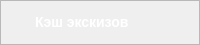
        <widget class="QFrame" name="frame_Clearthumbnailcache">
         <property name="minimumSize">
          <size>
           <width>0</width>
           <height>45</height>
          </size>
         </property>
         <property name="maximumSize">
          <size>
           <width>16777215</width>
           <height>40</height>
          </size>
         </property>
         <property name="styleSheet">
          <string notr="true">/* styles.qss */

#frame_Clearthumbnailcache {
    background-color: #161A1E;
    border-radius: 15px; /* Установите значение по вашему усмотрению для достижения овальной формы */
}
</string>
         </property>
         <property name="frameShape">
          <enum>QFrame::StyledPanel</enum>
         </property>
         <property name="frameShadow">
          <enum>QFrame::Raised</enum>
         </property>
         <layout class="QHBoxLayout" name="horizontalLayout_3">
          <property name="spacing">
           <number>0</number>
          </property>
          <property name="leftMargin">
           <number>0</number>
          </property>
          <property name="topMargin">
           <number>0</number>
          </property>
          <property name="rightMargin">
           <number>0</number>
          </property>
          <property name="bottomMargin">
           <number>0</number>
          </property>
          <item>
           <widget class="QFrame" name="frame_2">
            <property name="styleSheet">
             <string notr="true">background-color: transparent;</string>
            </property>
            <property name="frameShape">
             <enum>QFrame::StyledPanel</enum>
            </property>
            <property name="frameShadow">
             <enum>QFrame::Raised</enum>
            </property>
            <widget class="QPushButton" name="pushClearthumbnailcache">
             <property name="geometry">
              <rect>
               <x>850</x>
               <y>10</y>
               <width>91</width>
               <height>31</height>
              </rect>
             </property>
             <property name="maximumSize">
              <size>
               <width>91</width>
               <height>31</height>
              </size>
             </property>
             <property name="styleSheet">
              <string notr="true">/* styles.qss */

QPushButton {
    background-color: #161A1E;
    border-radius: 15px;
    color: white; /* Установите цвет текста */
    font-size: 11px; /* Установите размер шрифта */
    padding: 10px 20px; /* Установите отступы */
    border: 1px solid white; /* Уменьшаем толщину обводки до 1 пикселя */
}

QPushButton:hover {
    background-color: #2C3236;
    transition: background-color 0.3s ease;
}
</string>
             </property>
             <property name="text">
              <string>Очистка</string>
             </property>
            </widget>
            <widget class="QLabel" name="labelClearthumbnailcache">
             <property name="geometry">
              <rect>
               <x>750</x>
               <y>10</y>
               <width>81</width>
               <height>30</height>
              </rect>
             </property>
             <property name="sizePolicy">
              <sizepolicy hsizetype="Preferred" vsizetype="Preferred">
               <horstretch>70</horstretch>
               <verstretch>30</verstretch>
              </sizepolicy>
             </property>
             <property name="minimumSize">
              <size>
               <width>70</width>
               <height>30</height>
              </size>
             </property>
             <property name="styleSheet">
              <string notr="true">color: white; /* Установите цвет текста в белый */
font-size: 14px; /* Установите размер шрифта в 14 пикселей */
font-family: &quot;Times New Roman&quot;; /* Установите тип шрифта по вашему выбору */
font-weight: bold; /* Установите жирность шрифта (если нужно) */
margin-top: 5px; /* Опустить текст на 10 пикселей вниз */</string>
             </property>
             <property name="text">
              <string/>
             </property>
            </widget>
            <widget class="QLabel" name="labelTextClearthumbnailcache">
             <property name="geometry">
              <rect>
               <x>30</x>
               <y>10</y>
               <width>111</width>
               <height>16</height>
              </rect>
             </property>
             <property name="styleSheet">
              <string notr="true">/* styles.qss */

QLabel {
    color: white; /* Установите цвет текста в белый */
    font-size: 14px; /* Установите размер шрифта в 14 пикселей */
    font-family: &quot;Times New Roman&quot;; /* Установите тип шрифта по вашему выбору */
    font-weight: bold; /* Установите жирность шрифта (если нужно) */
    margin-top: 5px; /* Опустить текст на 10 пикселей вниз */
}
</string>
             </property>
             <property name="text">
              <string>Кэш экскизов</string>
             </property>
            </widget>
           </widget>
          </item>
         </layout>
        </widget>
